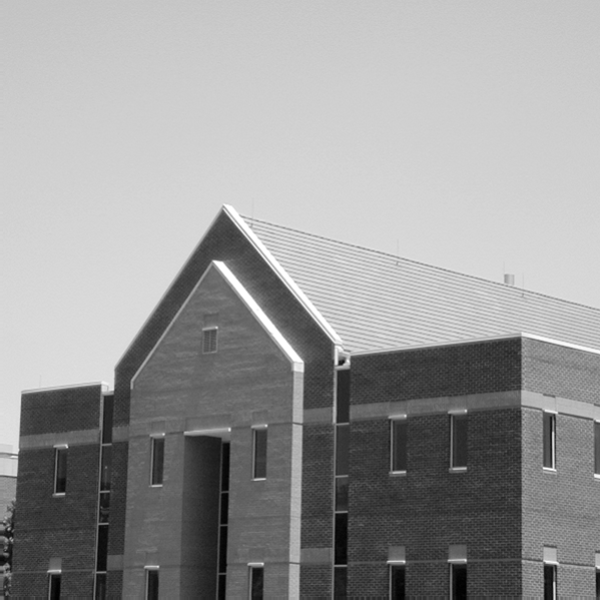
#> input picture exercises/lec 4/building.tif, 600 x 600 px, found by its file name
$ jupyter execute 'lec 4.ipynb'   (shell and % lines are left out)
#> lines starting #> are read from the running program, lines starting #| are printed output that depends on the picture; after the words box and inside, x2 and y2 are one past the last pixel; in counts of white or black regions, pixels touching at a corner belong together
##### Name: Vakeesan
##### Index No. 190643G

##### 1)

[cell 1]
from matplotlib import cm
import numpy as np
import matplotlib.pyplot as plt

sigma=3
x=np.linspace(-10,10, num=100)
y=np.linspace(-10,10, num=100)

x, y = np.meshgrid(x, y)

zx = -(x/(2*np.pi*sigma**4))*np.exp(-(x**2+y**2)/(2*sigma**2))
zy=-(y/(2*np.pi*sigma**4))*np.exp(-(x**2+y**2)/(2*sigma**2))
fig,ax = plt.subplots(1,2,figsize=(18,9))
ax = fig.add_subplot(121, projection='3d')
ax.plot_surface(x,y,zx, cmap=cm.jet)
ax.set_title("$f_{x,y}(x,y)/dx$")

ax2 = fig.add_subplot(122, projection='3d')
ax2.plot_surface(x,y,zy, cmap=cm.jet)
ax2.set_title("$f_{x,y}(x,y)/dy$")
plt.show()
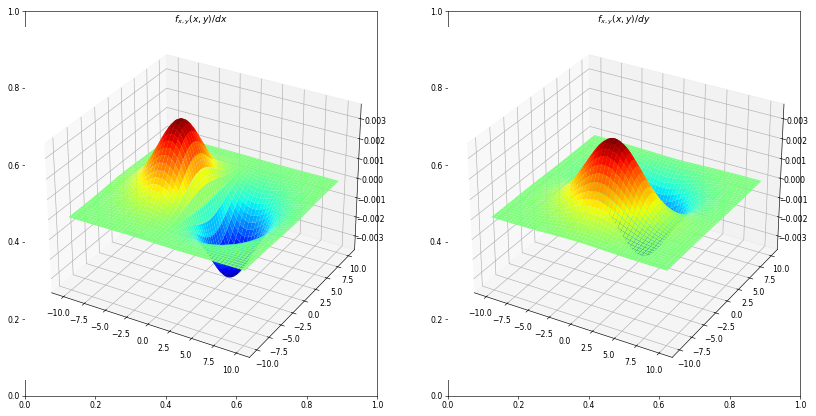
#> figure drawn by matplotlib, 2 panels

##### 2)

[cell 2]
import numpy as np
import cv2 as cv
import matplotlib.pyplot as plt


img = cv.imread(r'C:\Python39\cv\exercices\lec 4\building.tif',cv.IMREAD_COLOR)
#> img is the input picture: shape (600, 600, 3); min 0, max 255, mean 152.8
gray=cv.cvtColor(img,cv.COLOR_BGR2GRAY)
gray=np.float32(gray)
assert img is not None
dst = cv.cornerHarris(gray,2,3,0.04)
#result is dilated for marking the corners, not important
dst = cv.dilate(dst,None)
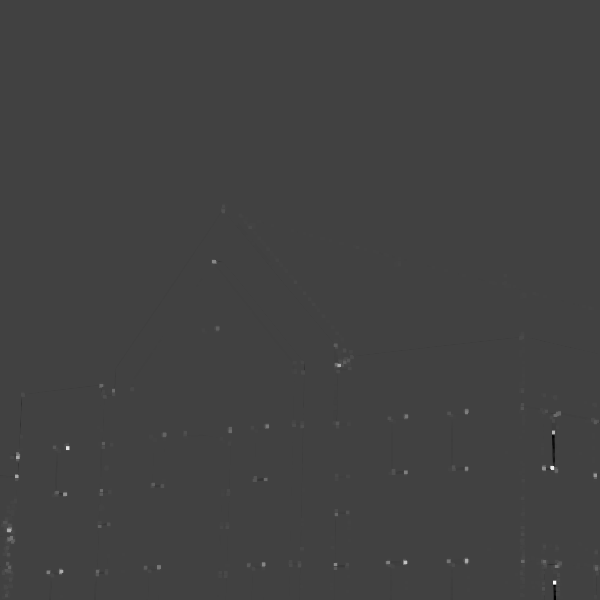
#> dst: shape (600, 600) float32; min -7770649.5, max 22525724, mean 21524.3; drawn with min black and max white
# Threshold for an optimal value, it may vary depending on the image.
img[dst > 0.01*dst.max()]=[0,0,255]
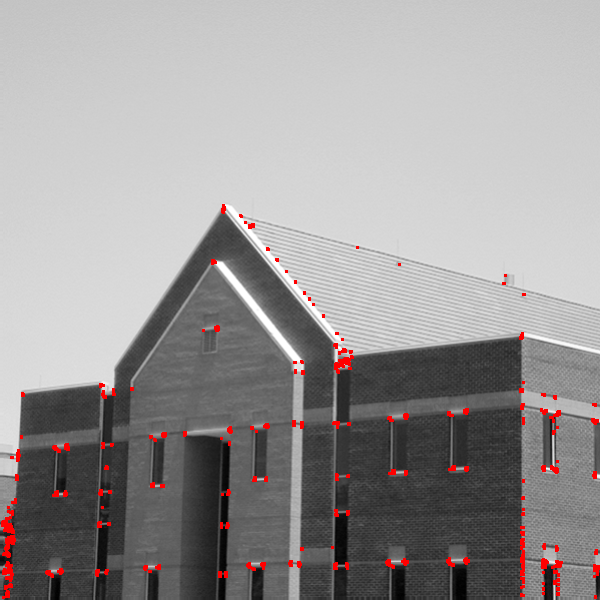
#> img: shape (600, 600, 3); 1.29% of pixels changed, all inside (x1, y1, x2, y2) = (1, 204, 600, 599)


plt.imshow(img,cmap='gray')
plt.show()

[cell 3]
from matplotlib import cm
import numpy as np
import cv2 as cv
import matplotlib.pyplot as plt
from skimage.feature import peak_local_max

img = cv.imread(r'C:\Python39\cv\exercices\lec 4\building.tif',cv.IMREAD_COLOR)
assert img is not None
I=cv.cvtColor(img,cv.COLOR_BGR2GRAY)
I=np.float32(I)

sobel_v=np.array([[-1,-2,-1],[0,0,0],[1,2,1]])
sobel_h=np.array([[-1,0,1],[-2,0,2],[-1,0,1]])
Ix =cv.filter2D(I,-1,sobel_v)
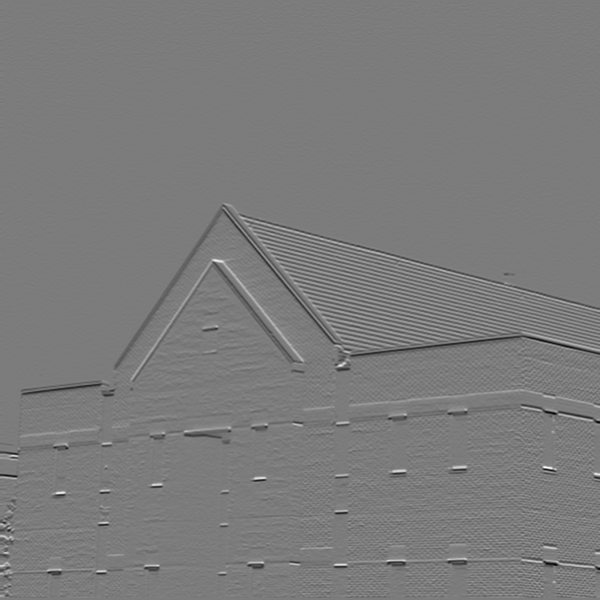
#> Ix: shape (600, 600) float32; min -586, max 618, mean -1.7; drawn with min black and max white
Iy =cv.filter2D(I,-1,sobel_h)
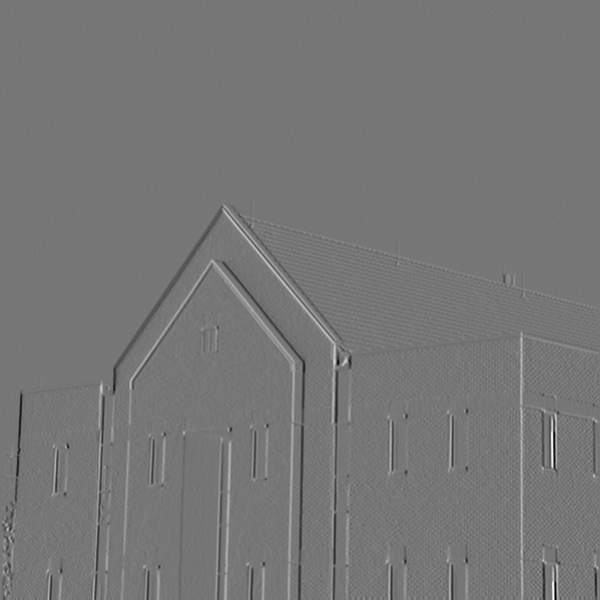
#> Iy: shape (600, 600) float32; min -677, max 772, mean -0.2; drawn with min black and max white

sigma=3
ksize=7
m11 =cv.GaussianBlur(Ix**2,(ksize,ksize),sigma)
m12=cv.GaussianBlur(Ix*Iy,(ksize,ksize),sigma)
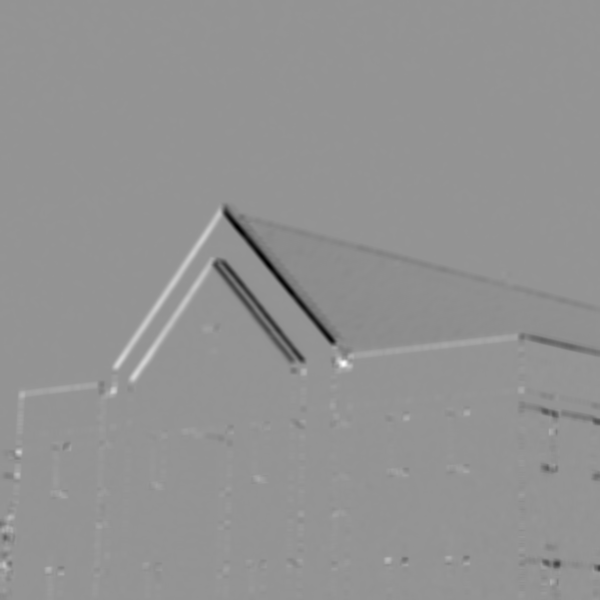
#> m12: shape (600, 600) float32; min -46421.2, max 33566.3, mean -267.1; drawn with min black and max white
m21=m12
m22=cv.GaussianBlur(Iy**2,(ksize,ksize),sigma)

det = m11*m22-m12*m21
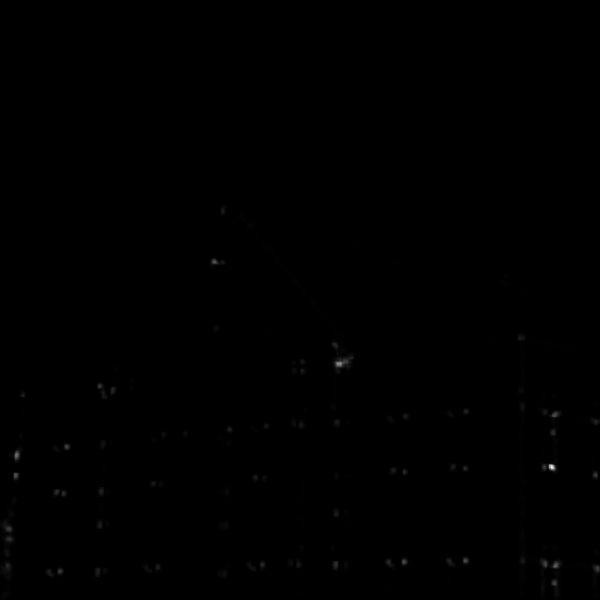
#> det: shape (600, 600) float32; min 7.1, max 5.58e+09, mean 7695048.5; drawn with min black and max white
trace=m11 + m22
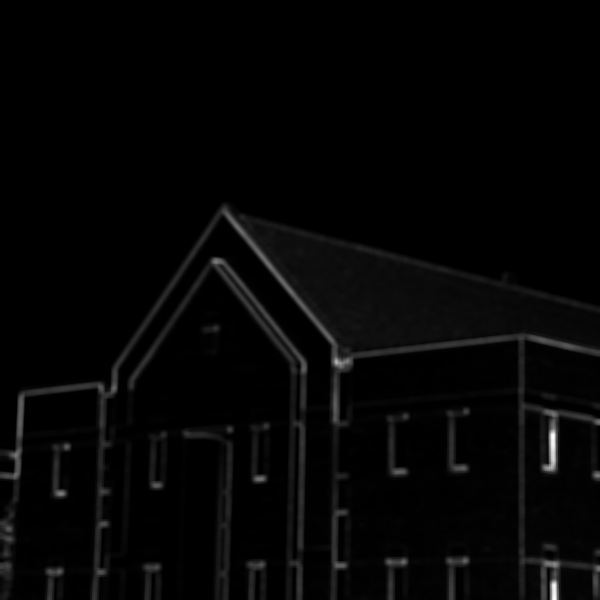
#> trace: shape (600, 600) float32; min 5.74, max 217900.3, mean 4656.9; drawn with min black and max white
alpha=0.04
R=det-alpha*trace**2
R[R< 1e8]=0
coordinate=peak_local_max(R, min_distance=2)
#> coordinate = 93 pairs, first value 211 to 594, second value 5 to 597
fig,ax=plt.subplots(2,2,figsize=(18,18))
ax[0][0].imshow(img,cmap='gray')
ax[0][0].set_title("Image with corners")
ax[0][0].plot(coordinate[:,1],coordinate[:,0],'r.')
ax[0][1].imshow(Ix+127,cmap='gray')
ax[0][1].set_title("Sobel_vertical")
ax[1][0].imshow(Iy+127,cmap='gray')
ax[1][0].set_title("Sobel_horizontal")
ax[1][1].imshow(R+127,cmap=cm.jet)
ax[1][1].set_title("Detected corners")

plt.show()
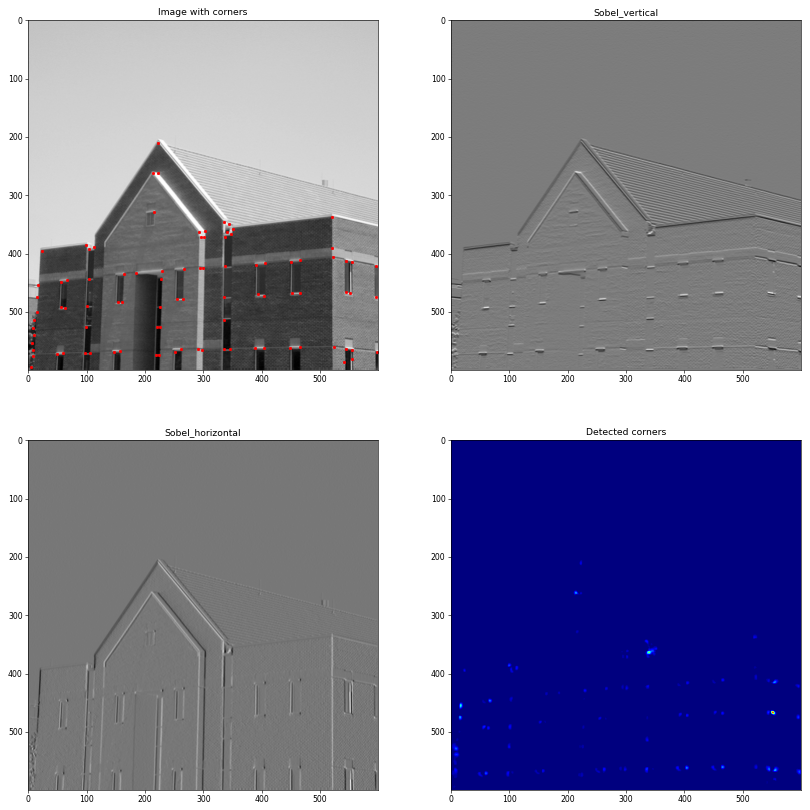
#> figure drawn by matplotlib, 4 panels

##### 4)

[cell 4]
import numpy as np
import cv2 as cv
from matplotlib import pyplot as plt
img = cv.imread(r'C:\Python39\cv\exercices\lec 4\building.tif',0)
edges = cv.Canny(img,100,200)
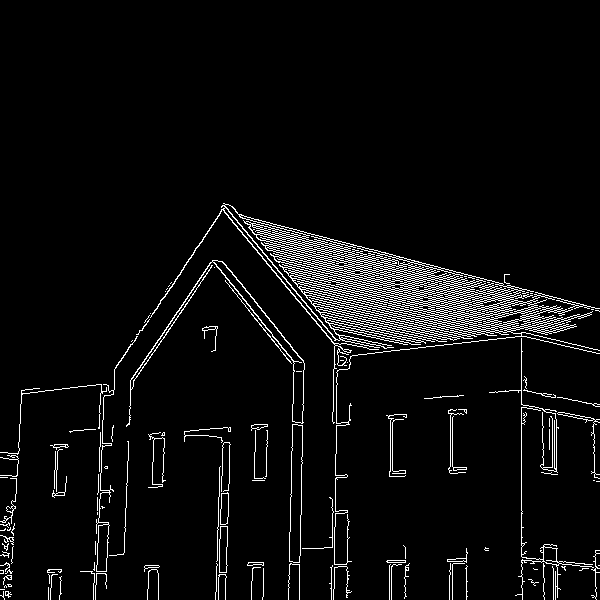
#> edges: shape (600, 600); 5% white in thin lines or dots, all inside (x1, y1, x2, y2) = (0, 203, 600, 600)
fig,ax=plt.subplots(1,2,figsize=(18,9))
ax[0].imshow(img,cmap = 'gray')
ax[0].set_title('Original Image')

ax[1].imshow(edges,cmap = 'gray')
ax[1].set_title('Edge Image')

plt.show()
